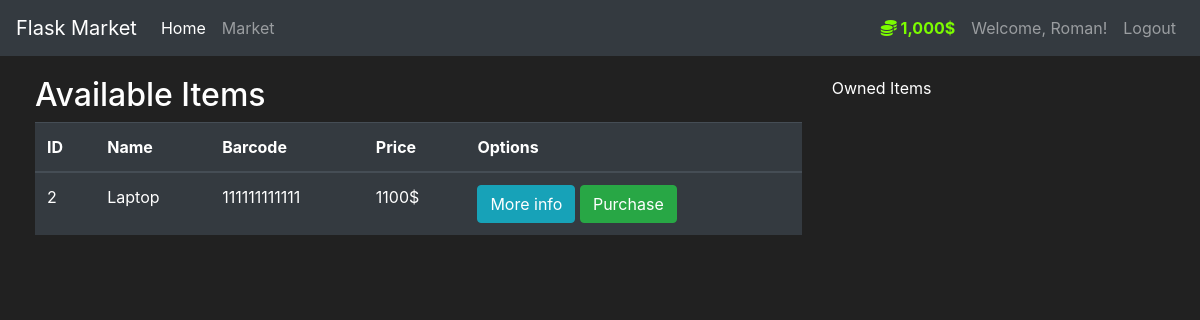
/market (signed in), run on an earlier commit of the app's database.
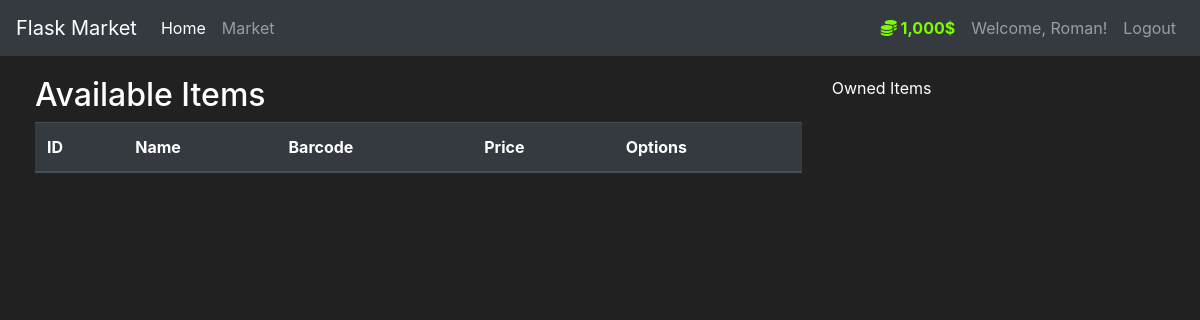
And on a later commit of the database.
### market/models.py (models this page shows, shortened)
class Item(db.Model):
    id = db.Column(db.Integer(), primary_key=True)
    name = db.Column(db.String(length=30), nullable=False, unique=True)
    price = db.Column(db.Integer(), nullable=False)
    barcode = db.Column(db.String(length=12), nullable=False, unique=True)
    description = db.Column(db.String(length=1024), nullable=False, unique=True)
    owner = db.Column(db.Integer(), db.ForeignKey("user.id"))

### market/routes.py (the view, shortened to what this page needs)
@app.route("/market", methods=["GET", "POST"])
@login_required
def market_page():
    purchase_form = PurchaseItemForm()
    if request.method == "GET":
        items = Item.query.filter_by(owner=None)
        return render_template("market.html", items=items, purchase_form=purchase_form)

### market/models.py (called while the page is built)
@login_manager.user_loader
def load_user(user_id):
    return User.query.get(int(user_id))

    @property
    def formatted_budget(self):
        if len(str(self.budget)) > 3:
            return f"{str(self.budget)[:-3]},{str(self.budget)[-3:]}$"
        else:
            return f"{self.budget}$"

### market/templates/market.html (shortened to what this page needs)
{% extends 'base.html' %}
{% block content %}
  <div class="row" style="margin-top: 20px; margin-left: 20px;">
    <div class="col-8">
      <h2>Available Items</h2>
      <table class="table table-hover table-dark">
        <thead>
          <tr>
            <th scope="col">ID</th>
            <th scope="col">Name</th>
            <th scope="col">Barcode</th>
            <th scope="col">Price</th>
            <th scpe="col">Options</th>
          </tr>
        </thead>
        <tbody>
          {% for item in items %}
            <tr>
              <td>{{ item.id }}</td>
                <td>{{ item.name }}</td>
                <td>{{ item.barcode }}</td>
                <td>{{ item.price }}$</td>
                <td>
                  <button class="btn btn-outline btn-info" data-toggle="modal" data-target="#Modal-MoreInfo-{{ item.id }}">More info</button>
                  <button class="btn btn-outline btn-success" data-toggle="modal" data-target="#Modal-PurchaseConfirm-{{ item.id }}">Purchase</button>
                </td>
            </tr>
          {% endfor %}
        </tbody>
      </table>
    </div>
    <div class="col-4">
      Owned Items
    </div>
  </div>
{% endblock %}

What changed in the data, as far as the page shows it:
no longer on this page (row edited): Item: id "2", name "Laptop", barcode "111111111111", price "1100"
